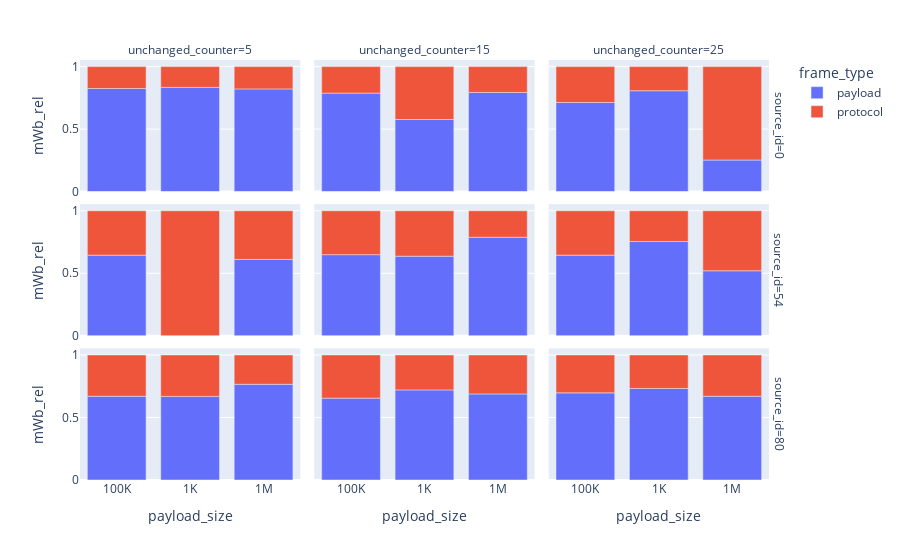

Notebook cell for this chart:
### Markdown cell above
# What is BTP's overhead for building the tree

### Code cell
btp_energy_df = energy_df[energy_df["flood"] == False]

fig = px.bar(
    btp_energy_df,
    x="payload_size",
    y="mWb_rel",
    color="frame_type",
    facet_col="unchanged_counter",
    facet_row="source_id"
)
fig

### Figure 1 — Plotly figure (JSON) as saved in the notebook; plotly's stock layout.template omitted (floating-point values rounded to 4 significant figures)
{"data": [{"alignmentgroup": "True", "hovertemplate": "frame_type=payload<br>source_id=0<br>unchanged_counter=5<br>payload_size=%{x}<br>mWb_rel=%{y}<extra></extra>", "legendgroup": "payload", "marker": {"color": "#636efa", "pattern": {"shape": ""}}, "name": "payload", "offsetgroup": "payload", "orientation": "v", "showlegend": true, "textposition": "auto", "type": "bar", "x": ["100K", "1K", "1M"], "xaxis": "x7", "y": [0.8244, 0.8337, 0.8215], "yaxis": "y7"}, {"alignmentgroup": "True", "hovertemplate": "frame_type=payload<br>source_id=0<br>unchanged_counter=15<br>payload_size=%{x}<br>mWb_rel=%{y}<extra></extra>", "legendgroup": "payload", "marker": {"color": "#636efa", "pattern": {"shape": ""}}, "name": "payload", "offsetgroup": "payload", "orientation": "v", "showlegend": false, "textposition": "auto", "type": "bar", "x": ["100K", "1K", "1M"], "xaxis": "x8", "y": [0.7878, 0.577, 0.7932], "yaxis": "y8"}, {"alignmentgroup": "True", "hovertemplate": "frame_type=payload<br>source_id=0<br>unchanged_counter=25<br>payload_size=%{x}<br>mWb_rel=%{y}<extra></extra>", "legendgroup": "payload", "marker": {"color": "#636efa", "pattern": {"shape": ""}}, "name": "payload", "offsetgroup": "payload", "orientation": "v", "showlegend": false, "textposition": "auto", "type": "bar", "x": ["100K", "1K", "1M"], "xaxis": "x9", "y": [0.713, 0.8068, 0.2525], "yaxis": "y9"}, {"alignmentgroup": "True", "hovertemplate": "frame_type=payload<br>source_id=54<br>unchanged_counter=5<br>payload_size=%{x}<br>mWb_rel=%{y}<extra></extra>", "legendgroup": "payload", "marker": {"color": "#636efa", "pattern": {"shape": ""}}, "name": "payload", "offsetgroup": "payload", "orientation": "v", "showlegend": false, "textposition": "auto", "type": "bar", "x": ["100K", "1K", "1M"], "xaxis": "x4", "y": [0.6451, 0.0001761, 0.6109], "yaxis": "y4"}, {"alignmentgroup": "True", "hovertemplate": "frame_type=payload<br>source_id=54<br>unchanged_counter=15<br>payload_size=%{x}<br>mWb_rel=%{y}<extra></extra>", "legendgroup": "payload", "marker": {"color": "#636efa", "pattern": {"shape": ""}}, "name": "payload", "offsetgroup": "payload", "orientation": "v", "showlegend": false, "textposition": "auto", "type": "bar", "x": ["100K", "1K", "1M"], "xaxis": "x5", "y": [0.649, 0.6368, 0.7884], "yaxis": "y5"}, {"alignmentgroup": "True", "hovertemplate": "frame_type=payload<br>source_id=54<br>unchanged_counter=25<br>payload_size=%{x}<br>mWb_rel=%{y}<extra></extra>", "legendgroup": "payload", "marker": {"color": "#636efa", "pattern": {"shape": ""}}, "name": "payload", "offsetgroup": "payload", "orientation": "v", "showlegend": false, "textposition": "auto", "type": "bar", "x": ["100K", "1K", "1M"], "xaxis": "x6", "y": [0.6452, 0.7545, 0.5201], "yaxis": "y6"}, {"alignmentgroup": "True", "hovertemplate": "frame_type=payload<br>source_id=80<br>unchanged_counter=5<br>payload_size=%{x}<br>mWb_rel=%{y}<extra></extra>", "legendgroup": "payload", "marker": {"color": "#636efa", "pattern": {"shape": ""}}, "name": "payload", "offsetgroup": "payload", "orientation": "v", "showlegend": false, "textposition": "auto", "type": "bar", "x": ["100K", "1K", "1M"], "xaxis": "x", "y": [0.67, 0.6689, 0.7657], "yaxis": "y"}, {"alignmentgroup": "True", "hovertemplate": "frame_type=payload<br>source_id=80<br>unchanged_counter=15<br>payload_size=%{x}<br>mWb_rel=%{y}<extra></extra>", "legendgroup": "payload", "marker": {"color": "#636efa", "pattern": {"shape": ""}}, "name": "payload", "offsetgroup": "payload", "orientation": "v", "showlegend": false, "textposition": "auto", "type": "bar", "x": ["100K", "1K", "1M"], "xaxis": "x2", "y": [0.6549, 0.7205, 0.6885], "yaxis": "y2"}, {"alignmentgroup": "True", "hovertemplate": "frame_type=payload<br>source_id=80<br>unchanged_counter=25<br>payload_size=%{x}<br>mWb_rel=%{y}<extra></extra>", "legendgroup": "payload", "marker": {"color": "#636efa", "pattern": {"shape": ""}}, "name": "payload", "offsetgroup": "payload", "orientation": "v", "showlegend": false, "textposition": "auto", "type": "bar", "x": ["100K", "1K", "1M"], "xaxis": "x3", "y": [0.6969, 0.7323, 0.6699], "yaxis": "y3"}, {"alignmentgroup": "True", "hovertemplate": "frame_type=protocol<br>source_id=0<br>unchanged_counter=5<br>payload_size=%{x}<br>mWb_rel=%{y}<extra></extra>", "legendgroup": "protocol", "marker": {"color": "#EF553B", "pattern": {"shape": ""}}, "name": "protocol", "offsetgroup": "protocol", "orientation": "v", "showlegend": true, "textposition": "auto", "type": "bar", "x": ["100K", "1K", "1M"], "xaxis": "x7", "y": [0.1756, 0.1663, 0.1785], "yaxis": "y7"}, {"alignmentgroup": "True", "hovertemplate": "frame_type=protocol<br>source_id=0<br>unchanged_counter=15<br>payload_size=%{x}<br>mWb_rel=%{y}<extra></extra>", "legendgroup": "protocol", "marker": {"color": "#EF553B", "pattern": {"shape": ""}}, "name": "protocol", "offsetgroup": "protocol", "orientation": "v", "showlegend": false, "textposition": "auto", "type": "bar", "x": ["100K", "1K", "1M"], "xaxis": "x8", "y": [0.2122, 0.423, 0.2068], "yaxis": "y8"}, {"alignmentgroup": "True", "hovertemplate": "frame_type=protocol<br>source_id=0<br>unchanged_counter=25<br>payload_size=%{x}<br>mWb_rel=%{y}<extra></extra>", "legendgroup": "protocol", "marker": {"color": "#EF553B", "pattern": {"shape": ""}}, "name": "protocol", "offsetgroup": "protocol", "orientation": "v", "showlegend": false, "textposition": "auto", "type": "bar", "x": ["100K", "1K", "1M"], "xaxis": "x9", "y": [0.287, 0.1932, 0.7475], "yaxis": "y9"}, {"alignmentgroup": "True", "hovertemplate": "frame_type=protocol<br>source_id=54<br>unchanged_counter=5<br>payload_size=%{x}<br>mWb_rel=%{y}<extra></extra>", "legendgroup": "protocol", "marker": {"color": "#EF553B", "pattern": {"shape": ""}}, "name": "protocol", "offsetgroup": "protocol", "orientation": "v", "showlegend": false, "textposition": "auto", "type": "bar", "x": ["100K", "1K", "1M"], "xaxis": "x4", "y": [0.3549, 0.9998, 0.3891], "yaxis": "y4"}, {"alignmentgroup": "True", "hovertemplate": "frame_type=protocol<br>source_id=54<br>unchanged_counter=15<br>payload_size=%{x}<br>mWb_rel=%{y}<extra></extra>", "legendgroup": "protocol", "marker": {"color": "#EF553B", "pattern": {"shape": ""}}, "name": "protocol", "offsetgroup": "protocol", "orientation": "v", "showlegend": false, "textposition": "auto", "type": "bar", "x": ["100K", "1K", "1M"], "xaxis": "x5", "y": [0.351, 0.3632, 0.2116], "yaxis": "y5"}, {"alignmentgroup": "True", "hovertemplate": "frame_type=protocol<br>source_id=54<br>unchanged_counter=25<br>payload_size=%{x}<br>mWb_rel=%{y}<extra></extra>", "legendgroup": "protocol", "marker": {"color": "#EF553B", "pattern": {"shape": ""}}, "name": "protocol", "offsetgroup": "protocol", "orientation": "v", "showlegend": false, "textposition": "auto", "type": "bar", "x": ["100K", "1K", "1M"], "xaxis": "x6", "y": [0.3548, 0.2455, 0.4799], "yaxis": "y6"}, {"alignmentgroup": "True", "hovertemplate": "frame_type=protocol<br>source_id=80<br>unchanged_counter=5<br>payload_size=%{x}<br>mWb_rel=%{y}<extra></extra>", "legendgroup": "protocol", "marker": {"color": "#EF553B", "pattern": {"shape": ""}}, "name": "protocol", "offsetgroup": "protocol", "orientation": "v", "showlegend": false, "textposition": "auto", "type": "bar", "x": ["100K", "1K", "1M"], "xaxis": "x", "y": [0.33, 0.3311, 0.2343], "yaxis": "y"}, {"alignmentgroup": "True", "hovertemplate": "frame_type=protocol<br>source_id=80<br>unchanged_counter=15<br>payload_size=%{x}<br>mWb_rel=%{y}<extra></extra>", "legendgroup": "protocol", "marker": {"color": "#EF553B", "pattern": {"shape": ""}}, "name": "protocol", "offsetgroup": "protocol", "orientation": "v", "showlegend": false, "textposition": "auto", "type": "bar", "x": ["100K", "1K", "1M"], "xaxis": "x2", "y": [0.3451, 0.2795, 0.3115], "yaxis": "y2"}, {"alignmentgroup": "True", "hovertemplate": "frame_type=protocol<br>source_id=80<br>unchanged_counter=25<br>payload_size=%{x}<br>mWb_rel=%{y}<extra></extra>", "legendgroup": "protocol", "marker": {"color": "#EF553B", "pattern": {"shape": ""}}, "name": "protocol", "offsetgroup": "protocol", "orientation": "v", "showlegend": false, "textposition": "auto", "type": "bar", "x": ["100K", "1K", "1M"], "xaxis": "x3", "y": [0.3031, 0.2677, 0.3301], "yaxis": "y3"}], "layout": {"annotations": [{"font": {}, "showarrow": false, "text": "unchanged_counter=5", "x": 0.1567, "xanchor": "center", "xref": "paper", "y": 1.0, "yanchor": "bottom", "yref": "paper"}, {"font": {}, "showarrow": false, "text": "unchanged_counter=15", "x": 0.49, "xanchor": "center", "xref": "paper", "y": 1.0, "yanchor": "bottom", "yref": "paper"}, {"font": {}, "showarrow": false, "text": "unchanged_counter=25", "x": 0.8233, "xanchor": "center", "xref": "paper", "y": 1.0, "yanchor": "bottom", "yref": "paper"}, {"font": {}, "showarrow": false, "text": "source_id=80", "textangle": 90, "x": 0.98, "xanchor": "left", "xref": "paper", "y": 0.1567, "yanchor": "middle", "yref": "paper"}, {"font": {}, "showarrow": false, "text": "source_id=54", "textangle": 90, "x": 0.98, "xanchor": "left", "xref": "paper", "y": 0.5, "yanchor": "middle", "yref": "paper"}, {"font": {}, "showarrow": false, "text": "source_id=0", "textangle": 90, "x": 0.98, "xanchor": "left", "xref": "paper", "y": 0.8433, "yanchor": "middle", "yref": "paper"}], "barmode": "relative", "legend": {"title": {"text": "frame_type"}, "tracegroupgap": 0}, "margin": {"t": 60}, "xaxis": {"anchor": "y", "domain": [0, 0.3133], "title": {"text": "payload_size"}}, "xaxis2": {"anchor": "y2", "domain": [0.3333, 0.6467], "matches": "x", "title": {"text": "payload_size"}}, "xaxis3": {"anchor": "y3", "domain": [0.6667, 0.98], "matches": "x", "title": {"text": "payload_size"}}, "xaxis4": {"anchor": "y4", "domain": [0, 0.3133], "matches": "x", "showticklabels": false}, "xaxis5": {"anchor": "y5", "domain": [0.3333, 0.6467], "matches": "x", "showticklabels": false}, "xaxis6": {"anchor": "y6", "domain": [0.6667, 0.98], "matches": "x", "showticklabels": false}, "xaxis7": {"anchor": "y7", "domain": [0, 0.3133], "matches": "x", "showticklabels": false}, "xaxis8": {"anchor": "y8", "domain": [0.3333, 0.6467], "matches": "x", "showticklabels": false}, "xaxis9": {"anchor": "y9", "domain": [0.6667, 0.98], "matches": "x", "showticklabels": false}, "yaxis": {"anchor": "x", "domain": [0, 0.3133], "title": {"text": "mWb_rel"}}, "yaxis2": {"anchor": "x2", "domain": [0, 0.3133], "matches": "y", "showticklabels": false}, "yaxis3": {"anchor": "x3", "domain": [0, 0.3133], "matches": "y", "showticklabels": false}, "yaxis4": {"anchor": "x4", "domain": [0.3433, 0.6567], "matches": "y", "title": {"text": "mWb_rel"}}, "yaxis5": {"anchor": "x5", "domain": [0.3433, 0.6567], "matches": "y", "showticklabels": false}, "yaxis6": {"anchor": "x6", "domain": [0.3433, 0.6567], "matches": "y", "showticklabels": false}, "yaxis7": {"anchor": "x7", "domain": [0.6867, 1.0], "matches": "y", "title": {"text": "mWb_rel"}}, "yaxis8": {"anchor": "x8", "domain": [0.6867, 1.0], "matches": "y", "showticklabels": false}, "yaxis9": {"anchor": "x9", "domain": [0.6867, 1.0], "matches": "y", "showticklabels": false}}}
